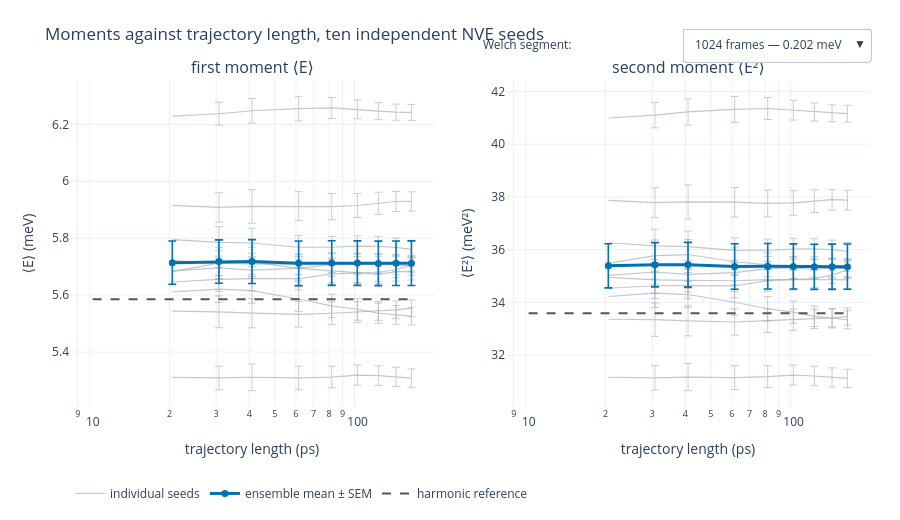

The code cell stored with this chart in its notebook:
### Markdown cell above
## 2. Convergence of the moments — the panel that matters

The two moments the M2 tests assert on, against trajectory length, one line per seed.
Error bars are `moment_uncertainty`: the per-bin Welch inter-segment spread propagated
through the moment, which is exactly the tolerance `validation.md` derives its 3σ
threshold from. The dashed line is the harmonic answer.

The dropdown changes the Welch segment length, i.e. the resolution of the underlying
estimate. It is there to answer the obvious objection — that the pattern below is an
artefact of the estimator rather than of the dynamics. It is not: the curves barely move
across a factor of sixteen in resolution.

Read the panel this way:

- Each seed *does* settle: between 82 ps and 164 ps every ⟨E⟩ moves by less than 0.7%,
  and half of them by less than 0.1%.
- Each settles somewhere different, and mostly not on the dashed line — the ten span
  5.31 to 6.24 meV around a reference of 5.585 meV.
- The error bars shrink as √(number of segments) and end up several times smaller than
  the gaps between the seeds. The uncertainty being quoted is not the one that dominates.
- The heavy blue line is the ensemble mean with the standard error *of the mean*, taken
  over seeds. That is the statistic `tests/lj_reference.py` now exposes as
  `ensemble_moment`, and it is the honest one: it is flat in length from 20 ps onwards,
  because the length axis was never the problem.

### Code cell
def moment_traces(kind: str, segment_index: int) -> tuple[list, list]:
    """Per-seed moments, then the ensemble mean, with matching uncertainties.

    The per-seed error is the propagated Welch inter-segment spread; the ensemble error
    is the standard error of the mean over seeds, which is the sampling distribution of
    the statistic itself and needs no assumption about what is correlated with what.
    """
    values = data[f"grid_{kind}"][:, :, segment_index]
    errors = data[f"grid_s{kind[-1]}"][:, :, segment_index]
    mean = values.mean(axis=0)
    sem = values.std(axis=0, ddof=1) / np.sqrt(values.shape[0])
    return [*values, mean], [*errors, sem]


figure = make_subplots(
    rows=1,
    cols=2,
    subplot_titles=("first moment ⟨E⟩", "second moment ⟨E²⟩"),
    horizontal_spacing=0.09,
)
order: list[tuple[str, int]] = []  # trace order, for the dropdown's restyle

for column, (kind, reference) in enumerate(
    (("m1", REFERENCE_M1), ("m2", REFERENCE_M2)), start=1
):
    values, errors = moment_traces(kind, SEGMENT)
    for seed_index, seed in enumerate([*SEEDS, "mean"]):
        ensemble = seed == "mean"
        figure.add_trace(
            go.Scatter(
                x=PICOSECONDS,
                y=values[seed_index],
                error_y={
                    "type": "data",
                    "array": errors[seed_index],
                    "thickness": 1.6 if ensemble else 0.9,
                },
                mode="lines+markers" if ensemble else "lines",
                name=(
                    "ensemble mean ± SEM"
                    if ensemble
                    else ("individual seeds" if seed_index == 0 else f"seed {seed}")
                ),
                legendgroup="ensemble" if ensemble else "seeds",
                showlegend=column == 1 and (ensemble or seed_index == 0),
                marker={"size": 7},
                opacity=1.0 if ensemble else 0.6,
                line={
                    "color": ENSEMBLE if ensemble else SEED_INK,
                    "width": 3 if ensemble else 1.2,
                },
            ),
            row=1,
            col=column,
        )
        order.append((kind, seed_index))
    figure.add_trace(
        go.Scatter(
            x=PICOSECONDS,
            y=np.full_like(PICOSECONDS, reference),
            mode="lines",
            name="harmonic reference",
            legendgroup="reference",
            showlegend=column == 1,
            line={"color": REFERENCE, "width": 2, "dash": "dash"},
            hovertemplate=f"harmonic {reference:.4f}<extra></extra>",
        ),
        row=1,
        col=column,
    )
    order.append((kind, -1))

buttons = []
for segment_index, segment in enumerate(SEGMENTS):
    ys, es = [], []
    for kind, seed_index in order:
        reference = REFERENCE_M1 if kind == "m1" else REFERENCE_M2
        if seed_index < 0:
            ys.append(np.full_like(PICOSECONDS, reference))
            es.append(np.zeros_like(PICOSECONDS))
        else:
            values, errors = moment_traces(kind, segment_index)
            ys.append(values[seed_index])
            es.append(errors[seed_index])
    buttons.append(
        {
            "label": (
                f"{segment} frames \u2014 "
                f"{data['grid_resolution'][0, -1, segment_index]:.3f} meV"
            ),
            "method": "update",
            "args": [{"y": ys, "error_y.array": es}],
        }
    )

figure.update_layout(
    **{**LAYOUT, "hovermode": "closest"},
    title="Moments against trajectory length, ten independent NVE seeds",
    height=520,
    updatemenus=[
        {
            "buttons": buttons,
            "active": SEGMENT,
            "direction": "down",
            "x": 1.0,
            "xanchor": "right",
            "y": 1.16,
            "showactive": True,
        }
    ],
    annotations=[
        *figure.layout.annotations,
        {
            "text": "Welch segment:",
            "x": 0.63,
            "y": 1.14,
            "xref": "paper",
            "yref": "paper",
            "showarrow": False,
            "xanchor": "right",
        },
    ],
    legend={"orientation": "h", "y": -0.22},
)
figure.update_xaxes(title_text="trajectory length (ps)", type="log")
figure.update_yaxes(title_text="⟨E⟩ (meV)", row=1, col=1)
figure.update_yaxes(title_text="⟨E²⟩ (meV²)", row=1, col=2)
figure

### Figure 1 — Plotly figure (JSON) as saved in the notebook; plotly's stock layout.template omitted (floating-point values rounded to 4 significant figures; data arrays with more than 128 entries replaced by an {"elided": "..."} marker saying what was removed)
{"data": [{"error_y": {"array": [NaN, NaN, NaN, 0.05592, 0.05121, 0.04495, 0.04011, 0.03637, 0.03289, 0.03119, 0.02946], "thickness": 0.9, "type": "data"}, "legendgroup": "seeds", "line": {"color": "#98a2ad", "width": 1.2}, "marker": {"size": 7}, "mode": "lines", "name": "individual seeds", "opacity": 0.6, "showlegend": true, "type": "scatter", "x": [10.24, 15.36, 20.48, 30.72, 40.96, 61.44, 81.92, 102.4, 122.9, 143.4, 163.8], "xaxis": "x", "y": [NaN, NaN, 5.544, 5.541, 5.536, 5.532, 5.536, 5.54, 5.544, 5.548, 5.553], "yaxis": "y"}, {"error_y": {"array": [NaN, NaN, NaN, 0.04362, 0.03757, 0.03592, 0.03319, 0.03277, 0.03134, 0.02923, 0.028], "thickness": 0.9, "type": "data"}, "legendgroup": "seeds", "line": {"color": "#98a2ad", "width": 1.2}, "marker": {"size": 7}, "mode": "lines", "name": "seed 1", "opacity": 0.6, "showlegend": false, "type": "scatter", "x": [10.24, 15.36, 20.48, 30.72, 40.96, 61.44, 81.92, 102.4, 122.9, 143.4, 163.8], "xaxis": "x", "y": [NaN, NaN, 5.722, 5.712, 5.709, 5.708, 5.712, 5.711, 5.713, 5.713, 5.712], "yaxis": "y"}, {"error_y": {"array": [NaN, NaN, NaN, 0.05173, 0.05889, 0.05093, 0.0462, 0.04251, 0.03901, 0.03541, 0.03394], "thickness": 0.9, "type": "data"}, "legendgroup": "seeds", "line": {"color": "#98a2ad", "width": 1.2}, "marker": {"size": 7}, "mode": "lines", "name": "seed 2", "opacity": 0.6, "showlegend": false, "type": "scatter", "x": [10.24, 15.36, 20.48, 30.72, 40.96, 61.44, 81.92, 102.4, 122.9, 143.4, 163.8], "xaxis": "x", "y": [NaN, NaN, 5.915, 5.908, 5.912, 5.913, 5.911, 5.915, 5.923, 5.929, 5.929], "yaxis": "y"}, {"error_y": {"array": [NaN, NaN, NaN, 0.05423, 0.05143, 0.04797, 0.04161, 0.03701, 0.03398, 0.03233, 0.03035], "thickness": 0.9, "type": "data"}, "legendgroup": "seeds", "line": {"color": "#98a2ad", "width": 1.2}, "marker": {"size": 7}, "mode": "lines", "name": "seed 3", "opacity": 0.6, "showlegend": false, "type": "scatter", "x": [10.24, 15.36, 20.48, 30.72, 40.96, 61.44, 81.92, 102.4, 122.9, 143.4, 163.8], "xaxis": "x", "y": [NaN, NaN, 5.683, 5.712, 5.717, 5.694, 5.685, 5.677, 5.674, 5.682, 5.683], "yaxis": "y"}, {"error_y": {"array": [NaN, NaN, NaN, 0.04724, 0.04376, 0.04422, 0.04146, 0.03847, 0.03534, 0.03302, 0.03103], "thickness": 0.9, "type": "data"}, "legendgroup": "seeds", "line": {"color": "#98a2ad", "width": 1.2}, "marker": {"size": 7}, "mode": "lines", "name": "seed 4", "opacity": 0.6, "showlegend": false, "type": "scatter", "x": [10.24, 15.36, 20.48, 30.72, 40.96, 61.44, 81.92, 102.4, 122.9, 143.4, 163.8], "xaxis": "x", "y": [NaN, NaN, 5.611, 5.621, 5.615, 5.586, 5.562, 5.55, 5.536, 5.53, 5.526], "yaxis": "y"}, {"error_y": {"array": [NaN, NaN, NaN, 0.04164, 0.04711, 0.04153, 0.03799, 0.03526, 0.03462, 0.03398, 0.03249], "thickness": 0.9, "type": "data"}, "legendgroup": "seeds", "line": {"color": "#98a2ad", "width": 1.2}, "marker": {"size": 7}, "mode": "lines", "name": "seed 5", "opacity": 0.6, "showlegend": false, "type": "scatter", "x": [10.24, 15.36, 20.48, 30.72, 40.96, 61.44, 81.92, 102.4, 122.9, 143.4, 163.8], "xaxis": "x", "y": [NaN, NaN, 5.311, 5.309, 5.311, 5.309, 5.312, 5.319, 5.317, 5.312, 5.308], "yaxis": "y"}, {"error_y": {"array": [NaN, NaN, NaN, 0.04104, 0.04714, 0.04152, 0.04137, 0.03757, 0.03536, 0.03358, 0.03274], "thickness": 0.9, "type": "data"}, "legendgroup": "seeds", "line": {"color": "#98a2ad", "width": 1.2}, "marker": {"size": 7}, "mode": "lines", "name": "seed 6", "opacity": 0.6, "showlegend": false, "type": "scatter", "x": [10.24, 15.36, 20.48, 30.72, 40.96, 61.44, 81.92, 102.4, 122.9, 143.4, 163.8], "xaxis": "x", "y": [NaN, NaN, 5.685, 5.696, 5.688, 5.694, 5.708, 5.71, 5.71, 5.705, 5.703], "yaxis": "y"}, {"error_y": {"array": [NaN, NaN, NaN, 0.04036, 0.04334, 0.04314, 0.03674, 0.033, 0.02998, 0.02822, 0.02804], "thickness": 0.9, "type": "data"}, "legendgroup": "seeds", "line": {"color": "#98a2ad", "width": 1.2}, "marker": {"size": 7}, "mode": "lines", "name": "seed 7", "opacity": 0.6, "showlegend": false, "type": "scatter", "x": [10.24, 15.36, 20.48, 30.72, 40.96, 61.44, 81.92, 102.4, 122.9, 143.4, 163.8], "xaxis": "x", "y": [NaN, NaN, 6.229, 6.237, 6.248, 6.255, 6.258, 6.253, 6.247, 6.243, 6.242], "yaxis": "y"}, {"error_y": {"array": [NaN, NaN, NaN, 0.04195, 0.04267, 0.0393, 0.03679, 0.0328, 0.03021, 0.02843, 0.02717], "thickness": 0.9, "type": "data"}, "legendgroup": "seeds", "line": {"color": "#98a2ad", "width": 1.2}, "marker": {"size": 7}, "mode": "lines", "name": "seed 8", "opacity": 0.6, "showlegend": false, "type": "scatter", "x": [10.24, 15.36, 20.48, 30.72, 40.96, 61.44, 81.92, 102.4, 122.9, 143.4, 163.8], "xaxis": "x", "y": [NaN, NaN, 5.646, 5.655, 5.658, 5.658, 5.675, 5.677, 5.679, 5.69, 5.705], "yaxis": "y"}, {"error_y": {"array": [NaN, NaN, NaN, 0.05544, 0.05212, 0.04209, 0.03781, 0.03647, 0.03474, 0.03299, 0.03128], "thickness": 0.9, "type": "data"}, "legendgroup": "seeds", "line": {"color": "#98a2ad", "width": 1.2}, "marker": {"size": 7}, "mode": "lines", "name": "seed 9", "opacity": 0.6, "showlegend": false, "type": "scatter", "x": [10.24, 15.36, 20.48, 30.72, 40.96, 61.44, 81.92, 102.4, 122.9, 143.4, 163.8], "xaxis": "x", "y": [NaN, NaN, 5.795, 5.785, 5.783, 5.768, 5.768, 5.772, 5.771, 5.767, 5.761], "yaxis": "y"}, {"error_y": {"array": [NaN, NaN, 0.07609, 0.07622, 0.07719, 0.07838, 0.07861, 0.07818, 0.07825, 0.07839, 0.07848], "thickness": 1.6, "type": "data"}, "legendgroup": "ensemble", "line": {"color": "#0072B2", "width": 3}, "marker": {"size": 7}, "mode": "lines+markers", "name": "ensemble mean ± SEM", "opacity": 1.0, "showlegend": true, "type": "scatter", "x": [10.24, 15.36, 20.48, 30.72, 40.96, 61.44, 81.92, 102.4, 122.9, 143.4, 163.8], "xaxis": "x", "y": [NaN, NaN, 5.714, 5.718, 5.718, 5.712, 5.713, 5.712, 5.711, 5.712, 5.712], "yaxis": "y"}, {"hovertemplate": "harmonic 5.5852<extra></extra>", "legendgroup": "reference", "line": {"color": "#555555", "dash": "dash", "width": 2}, "mode": "lines", "name": "harmonic reference", "showlegend": true, "type": "scatter", "x": [10.24, 15.36, 20.48, 30.72, 40.96, 61.44, 81.92, 102.4, 122.9, 143.4, 163.8], "xaxis": "x", "y": [5.585, 5.585, 5.585, 5.585, 5.585, 5.585, 5.585, 5.585, 5.585, 5.585, 5.585], "yaxis": "y"}, {"error_y": {"array": [NaN, NaN, NaN, 0.6336, 0.5709, 0.498, 0.446, 0.4046, 0.3657, 0.3465, 0.3271], "thickness": 0.9, "type": "data"}, "legendgroup": "seeds", "line": {"color": "#98a2ad", "width": 1.2}, "marker": {"size": 7}, "mode": "lines", "name": "individual seeds", "opacity": 0.6, "showlegend": false, "type": "scatter", "x": [10.24, 15.36, 20.48, 30.72, 40.96, 61.44, 81.92, 102.4, 122.9, 143.4, 163.8], "xaxis": "x2", "y": [NaN, NaN, 33.36, 33.35, 33.3, 33.26, 33.31, 33.34, 33.37, 33.41, 33.46], "yaxis": "y2"}, {"error_y": {"array": [NaN, NaN, NaN, 0.5182, 0.4396, 0.4115, 0.3824, 0.3783, 0.3621, 0.3376, 0.323], "thickness": 0.9, "type": "data"}, "legendgroup": "seeds", "line": {"color": "#98a2ad", "width": 1.2}, "marker": {"size": 7}, "mode": "lines", "name": "seed 1", "opacity": 0.6, "showlegend": false, "type": "scatter", "x": [10.24, 15.36, 20.48, 30.72, 40.96, 61.44, 81.92, 102.4, 122.9, 143.4, 163.8], "xaxis": "x2", "y": [NaN, NaN, 34.95, 34.86, 34.83, 34.82, 34.86, 34.85, 34.86, 34.86, 34.85], "yaxis": "y2"}, {"error_y": {"array": [NaN, NaN, NaN, 0.5665, 0.644, 0.5568, 0.5071, 0.4681, 0.4295, 0.3904, 0.3742], "thickness": 0.9, "type": "data"}, "legendgroup": "seeds", "line": {"color": "#98a2ad", "width": 1.2}, "marker": {"size": 7}, "mode": "lines", "name": "seed 2", "opacity": 0.6, "showlegend": false, "type": "scatter", "x": [10.24, 15.36, 20.48, 30.72, 40.96, 61.44, 81.92, 102.4, 122.9, 143.4, 163.8], "xaxis": "x2", "y": [NaN, NaN, 37.87, 37.78, 37.81, 37.8, 37.75, 37.77, 37.84, 37.89, 37.88], "yaxis": "y2"}, {"error_y": {"array": [NaN, NaN, NaN, 0.5949, 0.5663, 0.5243, 0.4554, 0.4063, 0.3731, 0.3545, 0.3328], "thickness": 0.9, "type": "data"}, "legendgroup": "seeds", "line": {"color": "#98a2ad", "width": 1.2}, "marker": {"size": 7}, "mode": "lines", "name": "seed 3", "opacity": 0.6, "showlegend": false, "type": "scatter", "x": [10.24, 15.36, 20.48, 30.72, 40.96, 61.44, 81.92, 102.4, 122.9, 143.4, 163.8], "xaxis": "x2", "y": [NaN, NaN, 35.48, 35.78, 35.81, 35.54, 35.42, 35.3, 35.25, 35.31, 35.31], "yaxis": "y2"}, {"error_y": {"array": [NaN, NaN, NaN, 0.5444, 0.4939, 0.4937, 0.4579, 0.4237, 0.3893, 0.3638, 0.341], "thickness": 0.9, "type": "data"}, "legendgroup": "seeds", "line": {"color": "#98a2ad", "width": 1.2}, "marker": {"size": 7}, "mode": "lines", "name": "seed 4", "opacity": 0.6, "showlegend": false, "type": "scatter", "x": [10.24, 15.36, 20.48, 30.72, 40.96, 61.44, 81.92, 102.4, 122.9, 143.4, 163.8], "xaxis": "x2", "y": [NaN, NaN, 34.22, 34.35, 34.3, 34.01, 33.76, 33.63, 33.47, 33.39, 33.34], "yaxis": "y2"}, {"error_y": {"array": [NaN, NaN, NaN, 0.4646, 0.5158, 0.4508, 0.4106, 0.379, 0.3697, 0.3606, 0.3437], "thickness": 0.9, "type": "data"}, "legendgroup": "seeds", "line": {"color": "#98a2ad", "width": 1.2}, "marker": {"size": 7}, "mode": "lines", "name": "seed 5", "opacity": 0.6, "showlegend": false, "type": "scatter", "x": [10.24, 15.36, 20.48, 30.72, 40.96, 61.44, 81.92, 102.4, 122.9, 143.4, 163.8], "xaxis": "x2", "y": [NaN, NaN, 31.16, 31.14, 31.17, 31.15, 31.18, 31.24, 31.21, 31.16, 31.12], "yaxis": "y2"}, {"error_y": {"array": [NaN, NaN, NaN, 0.4729, 0.5311, 0.4657, 0.4624, 0.419, 0.3943, 0.3736, 0.3634], "thickness": 0.9, "type": "data"}, "legendgroup": "seeds", "line": {"color": "#98a2ad", "width": 1.2}, "marker": {"size": 7}, "mode": "lines", "name": "seed 6", "opacity": 0.6, "showlegend": false, "type": "scatter", "x": [10.24, 15.36, 20.48, 30.72, 40.96, 61.44, 81.92, 102.4, 122.9, 143.4, 163.8], "xaxis": "x2", "y": [NaN, NaN, 35.02, 35.15, 35.06, 35.13, 35.28, 35.31, 35.34, 35.3, 35.28], "yaxis": "y2"}, {"error_y": {"array": [NaN, NaN, NaN, 0.4788, 0.4989, 0.4922, 0.4182, 0.3748, 0.34, 0.3197, 0.3176], "thickness": 0.9, "type": "data"}, "legendgroup": "seeds", "line": {"color": "#98a2ad", "width": 1.2}, "marker": {"size": 7}, "mode": "lines", "name": "seed 7", "opacity": 0.6, "showlegend": false, "type": "scatter", "x": [10.24, 15.36, 20.48, 30.72, 40.96, 61.44, 81.92, 102.4, 122.9, 143.4, 163.8], "xaxis": "x2", "y": [NaN, NaN, 40.99, 41.1, 41.22, 41.32, 41.35, 41.29, 41.22, 41.17, 41.15], "yaxis": "y2"}, {"error_y": {"array": [NaN, NaN, NaN, 0.4818, 0.4962, 0.4471, 0.4175, 0.3732, 0.3429, 0.3231, 0.309], "thickness": 0.9, "type": "data"}, "legendgroup": "seeds", "line": {"color": "#98a2ad", "width": 1.2}, "marker": {"size": 7}, "mode": "lines", "name": "seed 8", "opacity": 0.6, "showlegend": false, "type": "scatter", "x": [10.24, 15.36, 20.48, 30.72, 40.96, 61.44, 81.92, 102.4, 122.9, 143.4, 163.8], "xaxis": "x2", "y": [NaN, NaN, 34.54, 34.63, 34.64, 34.62, 34.82, 34.86, 34.9, 35.04, 35.24], "yaxis": "y2"}, {"error_y": {"array": [NaN, NaN, NaN, 0.6313, 0.5909, 0.4704, 0.4219, 0.4041, 0.384, 0.3638, 0.3446], "thickness": 0.9, "type": "data"}, "legendgroup": "seeds", "line": {"color": "#98a2ad", "width": 1.2}, "marker": {"size": 7}, "mode": "lines", "name": "seed 9", "opacity": 0.6, "showlegend": false, "type": "scatter", "x": [10.24, 15.36, 20.48, 30.72, 40.96, 61.44, 81.92, 102.4, 122.9, 143.4, 163.8], "xaxis": "x2", "y": [NaN, NaN, 36.26, 36.14, 36.12, 35.97, 35.98, 36.03, 36.03, 36.0, 35.93], "yaxis": "y2"}, {"error_y": {"array": [NaN, NaN, 0.8348, 0.8383, 0.8495, 0.8614, 0.8613, 0.856, 0.8571, 0.858, 0.8576], "thickness": 1.6, "type": "data"}, "legendgroup": "ensemble", "line": {"color": "#0072B2", "width": 3}, "marker": {"size": 7}, "mode": "lines+markers", "name": "ensemble mean ± SEM", "opacity": 1.0, "showlegend": false, "type": "scatter", "x": [10.24, 15.36, 20.48, 30.72, 40.96, 61.44, 81.92, 102.4, 122.9, 143.4, 163.8], "xaxis": "x2", "y": [NaN, NaN, 35.39, 35.43, 35.43, 35.36, 35.37, 35.36, 35.35, 35.35, 35.36], "yaxis": "y2"}, {"hovertemplate": "harmonic 33.5920<extra></extra>", "legendgroup": "reference", "line": {"color": "#555555", "dash": "dash", "width": 2}, "mode": "lines", "name": "harmonic reference", "showlegend": false, "type": "scatter", "x": [10.24, 15.36, 20.48, 30.72, 40.96, 61.44, 81.92, 102.4, 122.9, 143.4, 163.8], "xaxis": "x2", "y": [33.59, 33.59, 33.59, 33.59, 33.59, 33.59, 33.59, 33.59, 33.59, 33.59, 33.59], "yaxis": "y2"}], "layout": {"annotations": [{"font": {"size": 16}, "showarrow": false, "text": "first moment ⟨E⟩", "x": 0.2275, "xanchor": "center", "xref": "paper", "y": 1.0, "yanchor": "bottom", "yref": "paper"}, {"font": {"size": 16}, "showarrow": false, "text": "second moment ⟨E²⟩", "x": 0.7725, "xanchor": "center", "xref": "paper", "y": 1.0, "yanchor": "bottom", "yref": "paper"}, {"showarrow": false, "text": "Welch segment:", "x": 0.63, "xanchor": "right", "xref": "paper", "y": 1.14, "yref": "paper"}], "font": {"size": 12}, "height": 520, "hovermode": "closest", "legend": {"orientation": "h", "y": -0.22}, "margin": {"b": 60, "l": 70, "r": 30, "t": 80}, "title": {"text": "Moments against trajectory length, ten independent NVE seeds"}, "updatemenus": [{"active": 2, "buttons": [{"args": [{"error_y.array": {"elided": "24x11 float values"}, "y": {"elided": "24x11 float values"}}], "label": "256 frames — 0.808 meV", "method": "update"}, {"args": [{"error_y.array": {"elided": "24x11 float values"}, "y": {"elided": "24x11 float values"}}], "label": "512 frames — 0.404 meV", "method": "update"}, {"args": [{"error_y.array": {"elided": "24x11 float values"}, "y": {"elided": "24x11 float values"}}], "label": "1024 frames — 0.202 meV", "method": "update"}, {"args": [{"error_y.array": {"elided": "24x11 float values"}, "y": {"elided": "24x11 float values"}}], "label": "2048 frames — 0.101 meV", "method": "update"}, {"args": [{"error_y.array": {"elided": "24x11 float values"}, "y": {"elided": "24x11 float values"}}], "label": "4096 frames — 0.050 meV", "method": "update"}], "direction": "down", "showactive": true, "x": 1.0, "xanchor": "right", "y": 1.16}], "xaxis": {"anchor": "y", "domain": [0.0, 0.455], "title": {"text": "trajectory length (ps)"}, "type": "log"}, "xaxis2": {"anchor": "y2", "domain": [0.545, 1.0], "title": {"text": "trajectory length (ps)"}, "type": "log"}, "yaxis": {"anchor": "x", "domain": [0.0, 1.0], "title": {"text": "⟨E⟩ (meV)"}}, "yaxis2": {"anchor": "x2", "domain": [0.0, 1.0], "title": {"text": "⟨E²⟩ (meV²)"}}}}
